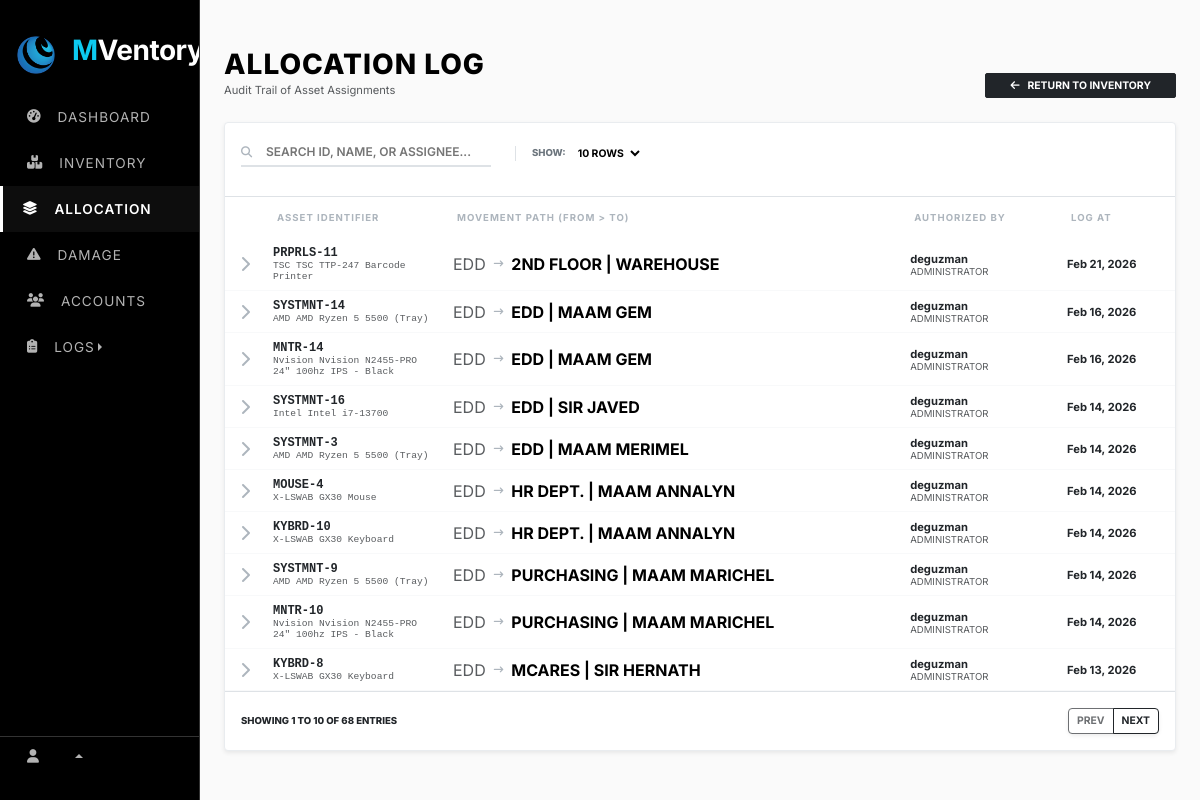
Page /web_content/allocation.php on the earlier database version.
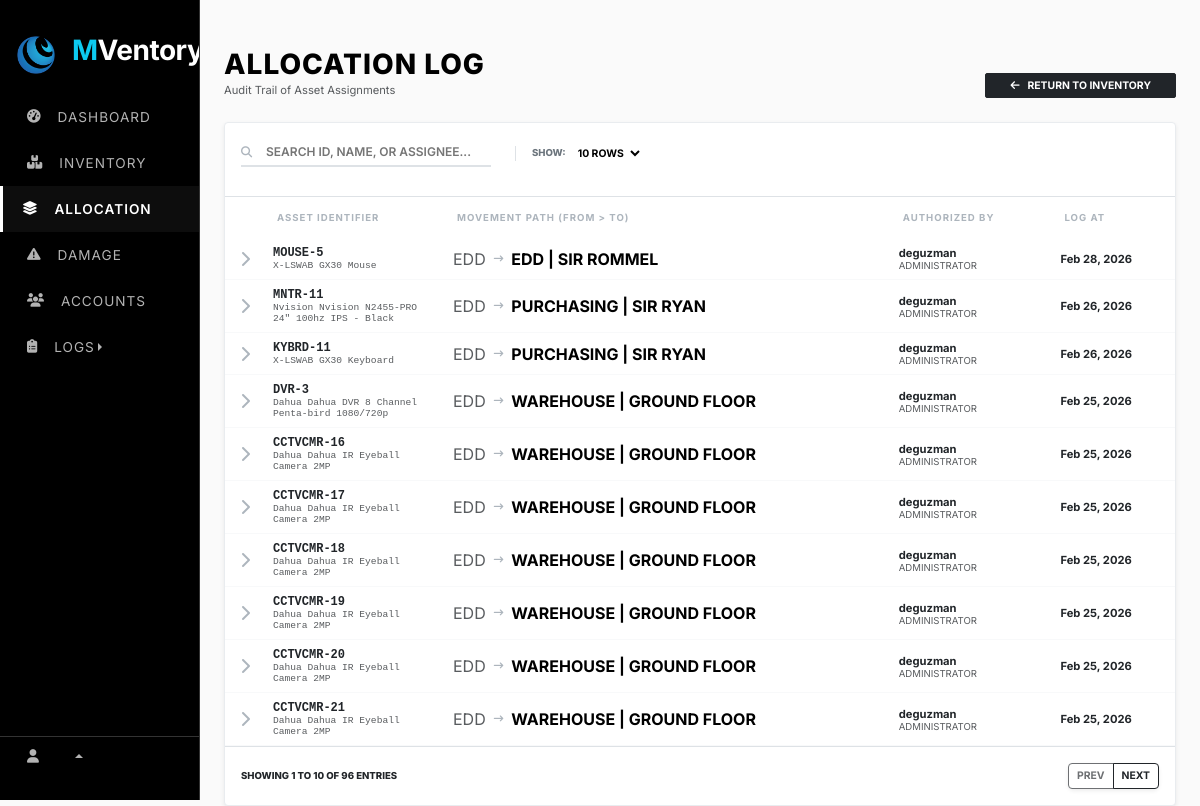
Same page on the later database version.
### tables this page shows
CREATE TABLE `allocation_log` (
  `id` int(11) NOT NULL AUTO_INCREMENT,
  `asset_id` int(11) NOT NULL,
  `previous_assignee` varchar(255) DEFAULT NULL,
  `new_assignee` varchar(255) DEFAULT NULL,
  `allocated_by` varchar(255) DEFAULT NULL,
  `allocation_date` date DEFAULT NULL,
  `created_at` timestamp NOT NULL DEFAULT current_timestamp(),
  PRIMARY KEY (`id`),
  KEY `asset_id` (`asset_id`),
  CONSTRAINT `allocation_log_ibfk_1` FOREIGN KEY (`asset_id`) REFERENCES `assets` (`id`) ON DELETE CASCADE
);

CREATE TABLE `assets` (
  `id` int(11) NOT NULL AUTO_INCREMENT,
  `asset_id` varchar(50) DEFAULT NULL,
  `category_id` int(11) DEFAULT NULL,
  `item_name` varchar(255) NOT NULL,
  `brand` varchar(100) DEFAULT NULL,
  `model` varchar(100) DEFAULT NULL,
  `serial_number` varchar(100) DEFAULT NULL,
  `specs` text DEFAULT NULL,
  `quantity` int(11) DEFAULT 1,
  `assigned_to` varchar(255) DEFAULT NULL,
  `status` varchar(50) DEFAULT 'In Stock',
  `condition_status` varchar(50) DEFAULT NULL,
  `purchase_date` date DEFAULT NULL,
  `arrival_date` date DEFAULT NULL,
  `cost` decimal(10,2) DEFAULT NULL,
  `warranty_cost` decimal(10,2) DEFAULT NULL,
  `remarks` text DEFAULT NULL,
  `created_at` timestamp NOT NULL DEFAULT current_timestamp(),
  PRIMARY KEY (`id`),
  UNIQUE KEY `asset_id` (`asset_id`),
  KEY `fk_category` (`category_id`),
  CONSTRAINT `fk_category` FOREIGN KEY (`category_id`) REFERENCES `categories` (`category_id`) ON DELETE SET NULL
);

### fetch/fetch_allocation.php (called while the page is built, shortened)
<?php
    $search = isset($_GET['search']) ? mysqli_real_escape_string($conn, $_GET['search']) : '';
    $limit = isset($_GET['limit']) ? (int)$_GET['limit'] : 10;
    $page = isset($_GET['page']) ? (int)$_GET['page'] : 1;
    $start = ($page - 1) * $limit;
    $total_query = "SELECT COUNT(*) as total
                    FROM allocation_log al
                    LEFT JOIN assets a ON al.asset_id = a.id
                    WHERE a.asset_id LIKE '%$search%'
                       OR a.item_name LIKE '%$search%'
                       OR a.serial_number LIKE '%$search%'
                       OR al.new_assignee LIKE '%$search%'
                       OR al.previous_assignee LIKE '%$search%'";
    $total_res = mysqli_query($conn, $total_query);
    $total_rows = mysqli_fetch_assoc($total_res)['total'];
    $total_pages = ceil($total_rows / $limit);
?>

### web_content/allocation.php (the view, shortened to what the changed rows need)
<?php
    require_once "../render/connection.php";
    include "../src/cdn/cdn_links.php";
    include "../fetch/fetch_allocation.php";
?>
<!DOCTYPE html>
<html lang="en">
    <head>
        <link rel="stylesheet" href="../src/style/main_style.css">
    </head>
    <body>
        <div class="row g-0">
                <?php include "../nav/sidebar_nav.php"; ?>
            <div class="col">
                <div class="container-fluid px-4 mt-5">
                    <div class="main-registry-container">
                        <div class="card edd-card shadow-sm">
                            <div class="table-responsive">
                                <table class="table mb-0 align-middle">
                                    <thead>
                                        <tr>
                                            <th width="40"></th>
                                            <th width="180">Asset Identifier</th>
                                            <th>Movement Path (From > To)</th>
                                            <th>Authorized By</th>
                                            <th>Log At</th>
                                        </tr>
                                    </thead>
                                    <tbody>
                                        <?php
                                        $sql = "SELECT al.*, a.item_name, a.brand, a.model, a.asset_id as asset_tag
                                                FROM allocation_log al
                                                LEFT JOIN assets a ON al.asset_id = a.id
                                                WHERE a.asset_id LIKE '%$search%'
                                                   OR a.item_name LIKE '%$search%'
                                                   OR a.serial_number LIKE '%$search%'
                                                   OR al.new_assignee LIKE '%$search%'
                                                   OR al.previous_assignee LIKE '%$search%'
                                                ORDER BY al.allocation_date DESC
                                                LIMIT $start, $limit";
                                        $result = mysqli_query($conn, $sql);
                                        if(mysqli_num_rows($result) > 0):
                                            while($row = mysqli_fetch_assoc($result)):
                                                $drawer_id = "log_drawer_" . $row['id'];
                                        ?>
                                            <tr class="log-row" data-bs-toggle="collapse" data-bs-target="#<?= $drawer_id ?>">
                                                <td class="text-center">
                                                    <i class="fa-solid fa-chevron-right btn-expand"></i>
                                                </td>
                                                <td class="asset-id-cell">
                                                    <span class="d-block text-dark"><?= htmlspecialchars($row['asset_tag'] ?? 'N/A') ?></span>
                                                    <small class="text-muted fw-normal" style="font-size: 0.6rem;">
                                                        <?= htmlspecialchars($row['brand'] . ' ' . $row['item_name']) ?>
                                                    </small>
                                                </td>
                                                <td>
                                                    <div class="d-flex align-items-center gap-2">
                                                        <span class="text-muted"><?= htmlspecialchars($row['previous_assignee']) ?></span>
                                                        <i class="fa-solid fa-arrow-right-long" style="font-size: 0.6rem; color: #adb5bd;"></i>
                                                        <span class="fw-bold text-uppercase"><?= htmlspecialchars($row['new_assignee']) ?></span>
                                                    </div>
                                                </td>
                                                <td>
                                                    <div class="fw-bold text-dark" style="font-size: 0.7rem;"><?= htmlspecialchars($row['allocated_by']) ?></div>
                                                    <div class="text-muted" style="font-size: 0.6rem;">ADMINISTRATOR</div>
                                                </td>
                                                <td class="text-muted" style="font-size: 0.7rem;">
                                                    <span class="text-dark fw-bold"><?= date('M d, Y', strtotime($row['allocation_date'])) ?></span><br>
                                                </td>
                                            </tr>
                                        <?php endwhile; else: ?>
                                            <tr><td colspan="6" class="text-center py-5 text-muted fw-bold">NO RECORDS MATCHING "<?= htmlspecialchars($search) ?>"</td></tr>
                                        <?php endif; ?>
                                    </tbody>
                                </table>
                            </div>
                            <div class="card-footer bg-white py-3 border-top">
                                <div class="d-flex justify-content-between align-items-center">
                                    <span class="detail-label mb-0" style="color: #212529;">
                                        Showing <?= ($start + 1) ?> to <?= min($start + $limit, $total_rows) ?> of <?= $total_rows ?> entries
                                    </span>
                                    <div class="btn-group shadow-sm">
                                        <a href="?page=<?= max(1, $page-1) ?>&search=<?= $search ?>&limit=<?= $limit ?>"
                                        class="btn btn-outline-dark btn-sm fw-bold <?= ($page <= 1) ? 'disabled' : '' ?>" style="font-size: 0.65rem;">PREV</a>
                                        <a href="?page=<?= min($total_pages, $page+1) ?>&search=<?= $search ?>&limit=<?= $limit ?>"
                                        class="btn btn-outline-dark btn-sm fw-bold <?= ($page >= $total_pages) ? 'disabled' : '' ?>" style="font-size: 0.65rem;">NEXT</a>
                                    </div>
                                </div>
                            </div>
                        </div>
                    </div>
                </div>
            </div>
        </div>
    </body>
</html>

Differences in the rows shown:
no longer on this page (row unchanged): allocation_log: asset.asset_id "PRPRLS-11", asset.item_name "TSC TSC TTP-247 Barcode Printer", previous_assignee "EDD", new_assignee "2ND FLOOR | WAREHOUSE", allocated_by "deguzman", allocation_date "Feb 21, 2026"
no longer on this page (row unchanged): allocation_log: asset.asset_id "SYSTMNT-14", asset.item_name "AMD AMD Ryzen 5 5500 (Tray)", previous_assignee "EDD", new_assignee "EDD | MAAM GEM", allocated_by "deguzman", allocation_date "Feb 16, 2026"
no longer on this page (row unchanged): allocation_log: asset.asset_id "MNTR-14", asset.item_name "Nvision Nvision N2455-PRO 24\" 100hz IPS - Black", previous_assignee "EDD", new_assignee "EDD | MAAM GEM", allocated_by "deguzman", allocation_date "Feb 16, 2026"
no longer on this page (row unchanged): allocation_log: asset.asset_id "SYSTMNT-16", asset.item_name "Intel Intel i7-13700", previous_assignee "EDD", new_assignee "EDD | SIR JAVED", allocated_by "deguzman", allocation_date "Feb 14, 2026"
no longer on this page (row unchanged): allocation_log: asset.asset_id "SYSTMNT-3", asset.item_name "AMD AMD Ryzen 5 5500 (Tray)", previous_assignee "EDD", new_assignee "EDD | MAAM MERIMEL", allocated_by "deguzman", allocation_date "Feb 14, 2026"
no longer on this page (row unchanged): allocation_log: asset.asset_id "MOUSE-4", asset.item_name "X-LSWAB GX30 Mouse", previous_assignee "EDD", new_assignee "HR DEPT. | MAAM ANNALYN", allocated_by "deguzman", allocation_date "Feb 14, 2026"
no longer on this page (row unchanged): allocation_log: asset.asset_id "KYBRD-10", asset.item_name "X-LSWAB GX30 Keyboard", previous_assignee "EDD", new_assignee "HR DEPT. | MAAM ANNALYN", allocated_by "deguzman", allocation_date "Feb 14, 2026"
no longer on this page (row unchanged): allocation_log: asset.asset_id "SYSTMNT-9", asset.item_name "AMD AMD Ryzen 5 5500 (Tray)", previous_assignee "EDD", new_assignee "PURCHASING | MAAM MARICHEL", allocated_by "deguzman", allocation_date "Feb 14, 2026"
no longer on this page (row unchanged): allocation_log: asset.asset_id "MNTR-10", asset.item_name "Nvision Nvision N2455-PRO 24\" 100hz IPS - Black", previous_assignee "EDD", new_assignee "PURCHASING | MAAM MARICHEL", allocated_by "deguzman", allocation_date "Feb 14, 2026"
no longer on this page (row unchanged): allocation_log: asset.asset_id "KYBRD-8", asset.item_name "X-LSWAB GX30 Keyboard", previous_assignee "EDD", new_assignee "MCARES | SIR HERNATH", allocated_by "deguzman", allocation_date "Feb 13, 2026"
added allocation_log: asset.asset_id "MOUSE-5", asset.item_name "X-LSWAB GX30 Mouse", previous_assignee "EDD", new_assignee "EDD | SIR ROMMEL", allocated_by "deguzman", allocation_date "Feb 28, 2026"
added allocation_log: asset.asset_id "MNTR-11", asset.item_name "Nvision Nvision N2455-PRO 24\" 100hz IPS - Black", previous_assignee "EDD", new_assignee "PURCHASING | SIR RYAN", allocated_by "deguzman", allocation_date "Feb 26, 2026"
added allocation_log: asset.asset_id "KYBRD-11", asset.item_name "X-LSWAB GX30 Keyboard", previous_assignee "EDD", new_assignee "PURCHASING | SIR RYAN", allocated_by "deguzman", allocation_date "Feb 26, 2026"
added allocation_log: asset.asset_id "DVR-3", asset.item_name "Dahua Dahua DVR 8 Channel Penta-bird 1080/720p", previous_assignee "EDD", new_assignee "WAREHOUSE | GROUND FLOOR", allocated_by "deguzman", allocation_date "Feb 25, 2026"
added allocation_log: asset.asset_id "CCTVCMR-16", asset.item_name "Dahua Dahua IR Eyeball Camera 2MP", previous_assignee "EDD", new_assignee "WAREHOUSE | GROUND FLOOR", allocated_by "deguzman", allocation_date "Feb 25, 2026"
added allocation_log: asset.asset_id "CCTVCMR-17", asset.item_name "Dahua Dahua IR Eyeball Camera 2MP", previous_assignee "EDD", new_assignee "WAREHOUSE | GROUND FLOOR", allocated_by "deguzman", allocation_date "Feb 25, 2026"
added allocation_log: asset.asset_id "CCTVCMR-18", asset.item_name "Dahua Dahua IR Eyeball Camera 2MP", previous_assignee "EDD", new_assignee "WAREHOUSE | GROUND FLOOR", allocated_by "deguzman", allocation_date "Feb 25, 2026"
added allocation_log: asset.asset_id "CCTVCMR-19", asset.item_name "Dahua Dahua IR Eyeball Camera 2MP", previous_assignee "EDD", new_assignee "WAREHOUSE | GROUND FLOOR", allocated_by "deguzman", allocation_date "Feb 25, 2026"
added allocation_log: asset.asset_id "CCTVCMR-20", asset.item_name "Dahua Dahua IR Eyeball Camera 2MP", previous_assignee "EDD", new_assignee "WAREHOUSE | GROUND FLOOR", allocated_by "deguzman", allocation_date "Feb 25, 2026"
added allocation_log: asset.asset_id "CCTVCMR-21", asset.item_name "Dahua Dahua IR Eyeball Camera 2MP", previous_assignee "EDD", new_assignee "WAREHOUSE | GROUND FLOOR", allocated_by "deguzman", allocation_date "Feb 25, 2026"
Other differences:
$total_rows: "68" → "96"
